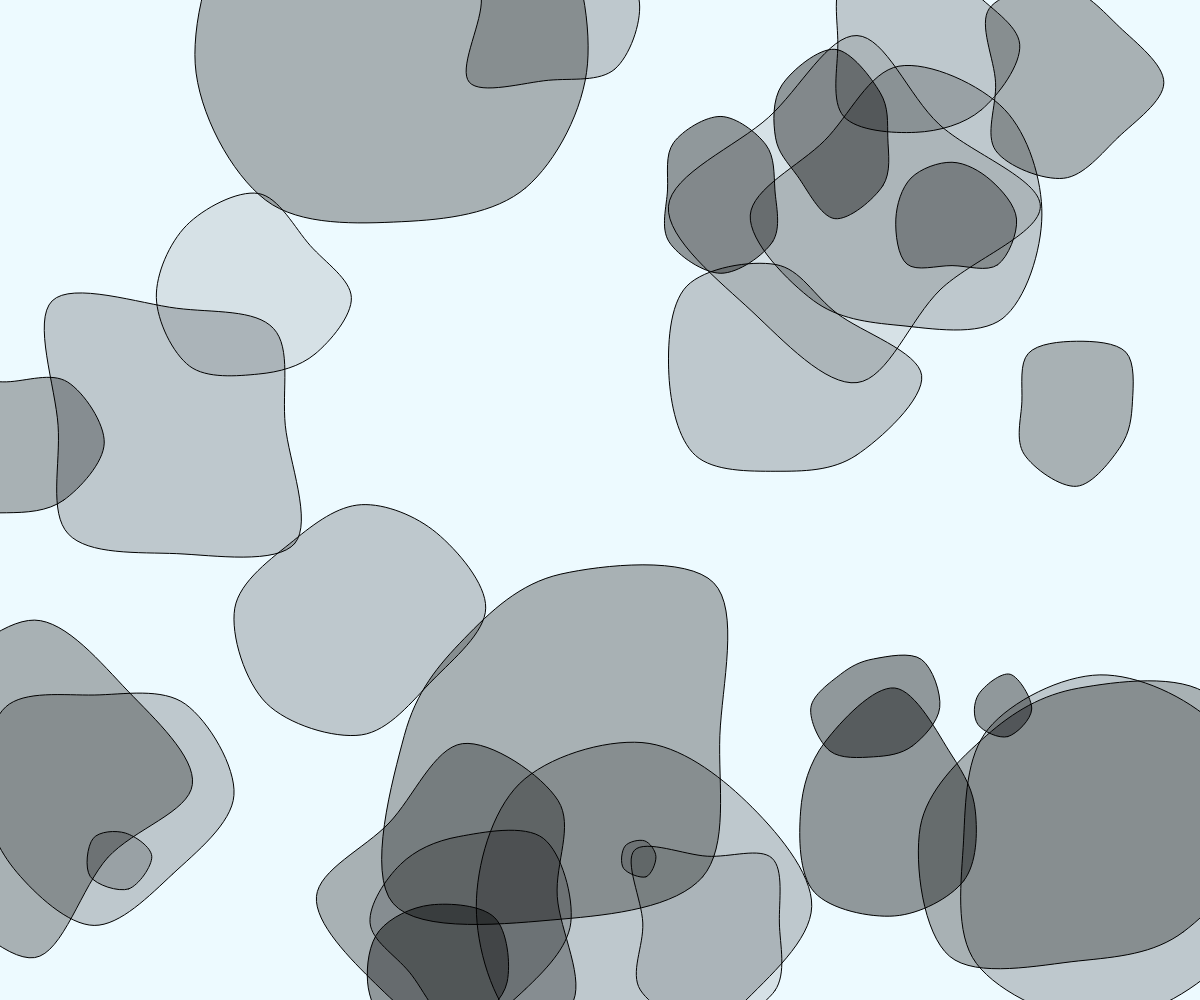
Frame 1 (no input)
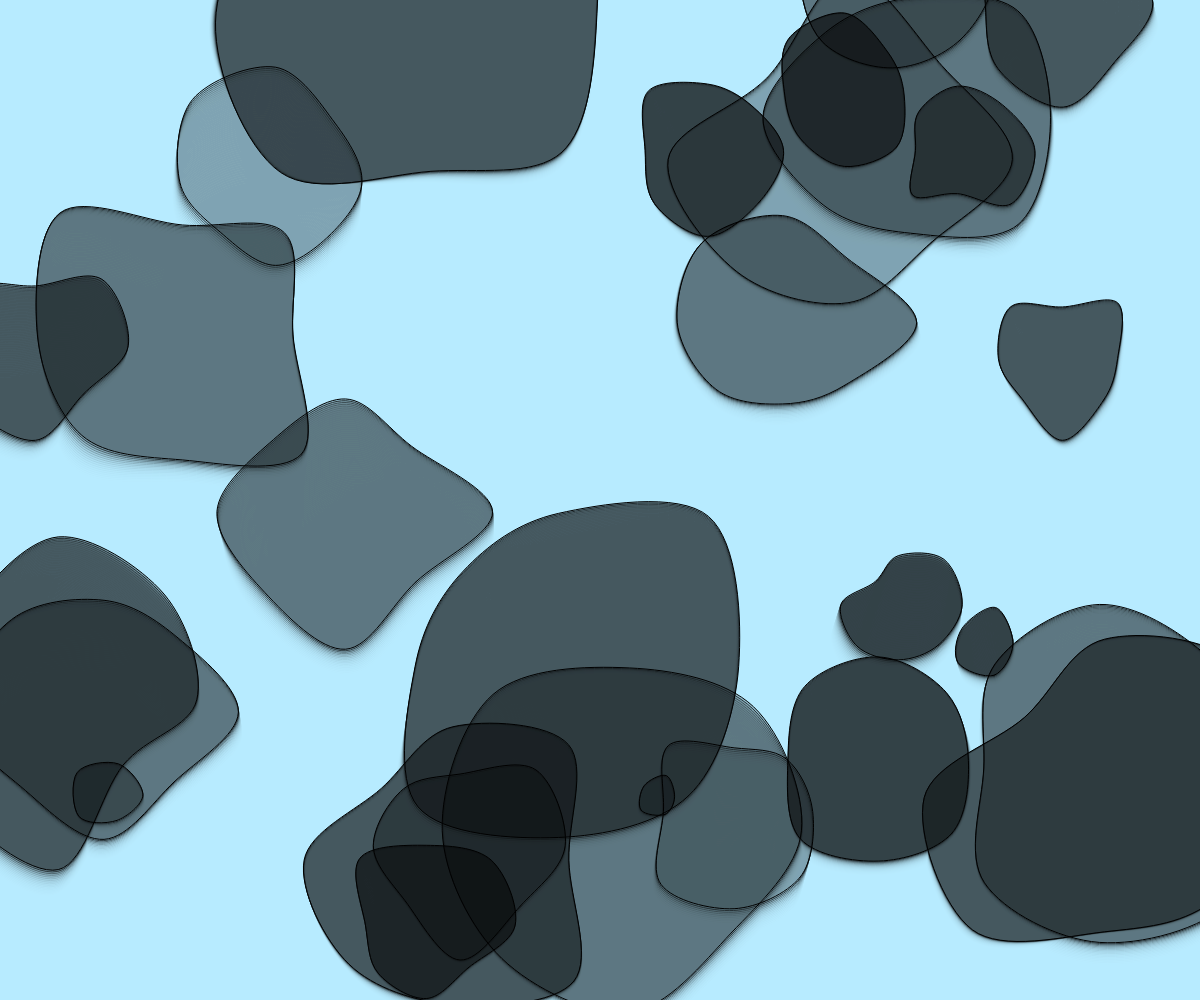
Frame 60 (no input)
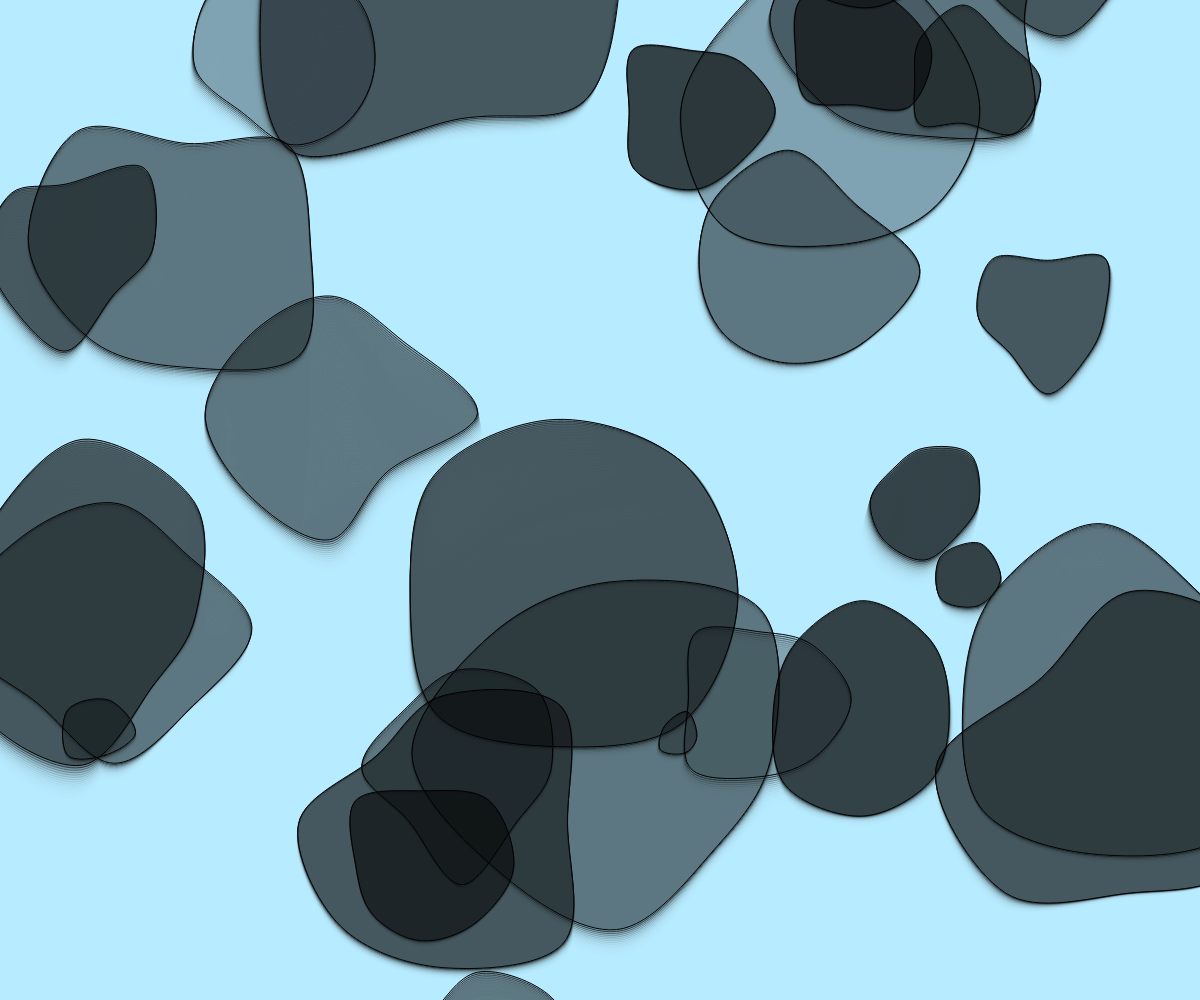
Frame 120 (the mouse pressed at the canvas centre since frame 60)

The p5.js sketch that drew these frames (run headless with seeded random() and noise() and a simulated clock; from frame 60 on, the mouse is pressed at the canvas centre):

// p5.js sketch
// ── sketch.js
let speedMod = 1;
let draggedLava = null;
let dragOffsetX = 0;
let dragOffsetY = 0;
let darkMode = false;
let lavas = [];
let blue, black;

class Lava {
  constructor(x, y, r) {
    this.x = x;
    this.y = y;
    this.r = r;
    this.d = r * 2;
    this.maxSize = this.d * 2;
    this.xSpeed = random(-0.5, 0.5);
    this.ySpeed = random(-0.5, -2);
    this.res = r < 25 ? 5 : 8;
    this.resF = this.res + 2;
    this.offsets = Array.from({ length: this.res }, () => random(-5, 5));
    this.noiseOffsets = Array.from({ length: this.res }, () => random(1000));
    this.layer = round(random(1, 4));
    this.dragging = false; // 是否正在被拖曳
    this.hovered = false; // 滑鼠是否在圖案上
  }

  move() {
    if (!this.dragging) {
      this.x += this.xSpeed;
      this.y += this.ySpeed * speedMod;
      if (this.y < -this.maxSize) {
        this.x = random(width);
        this.y = height + this.d;
      }
    }

    for (let i = 0; i < this.offsets.length; i++) {
      this.offsets[i] = map(noise(this.noiseOffsets[i]), 0, 1, 0, this.d);
      this.noiseOffsets[i] += this.hovered ? 0.025 : 0.005;
    }
  }

  show() {
    push();
    if (darkMode) fill(183, 235, 255, 25 * this.layer);
    else fill(0, 25 * this.layer);

    if (this.hovered) strokeWeight(2);
    else strokeWeight(1);

    translate(this.x, this.y);

    beginShape();
    for (let i = 0; i <= this.resF; i++) {
      let rad = (i * TAU) / this.res;
      let r = this.r + this.offsets[i % this.offsets.length];
      curveVertex(r * cos(rad), r * sin(rad));
    }
    endShape();

    pop();
  }

  isMouseOver() {
    let d = dist(mouseX, mouseY, this.x, this.y);
    return d < this.r;
  }
}

function setup() {
  createCanvas(windowWidth, windowHeight); // 指定畫布大小
  let amount = floor(width / 40);
  for (let i = 0; i < amount; i++) {
    let l = new Lava(random(width), random(height), random(10, 100));
    lavas.push(l);
  }
  blue = color(183, 235, 255, 64);
  black = color(0, 64);
}

function draw() {
  darkMode = document.body.classList.contains('dark'); // 判斷是否啟用暗色模式
  background(darkMode ? black : blue); // 根據模式設定背景顏色

  for (let l of lavas) {
    l.hovered = l.isMouseOver();
    l.move();
    l.show();
  }
}

function mousePressed() {
  for (let l of lavas) {
    if (l.isMouseOver()) {
      draggedLava = l;
      draggedLava.dragging = true;
      dragOffsetX = mouseX - l.x;
      dragOffsetY = mouseY - l.y;
      break;
    }
  }
}

function mouseDragged() {
  if (draggedLava) {
    draggedLava.x = mouseX - dragOffsetX;
    draggedLava.y = mouseY - dragOffsetY;
  }
}

function mouseReleased() {
  if (draggedLava) {
    draggedLava.dragging = false;
    draggedLava = null;
  }
}

function windowResized() {
  resizeCanvas(windowWidth, windowHeight); // 更新畫布大小
}
